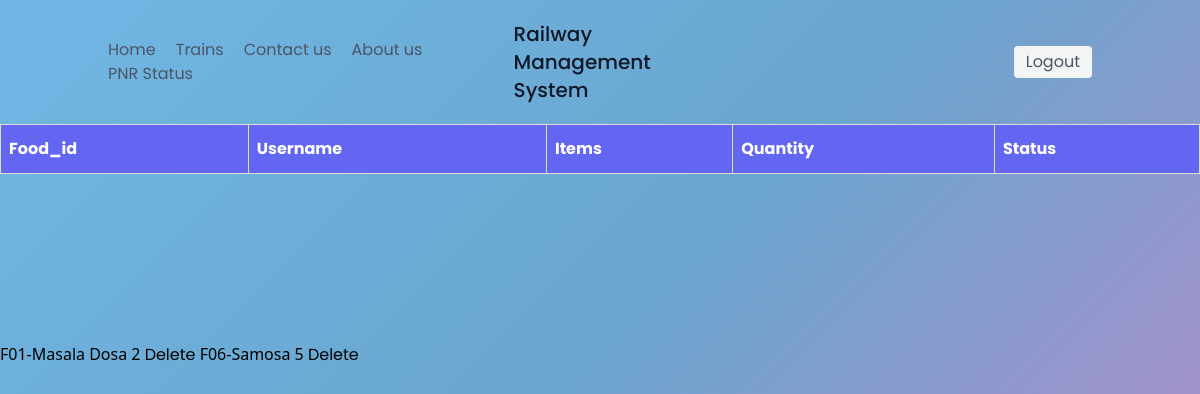
/fooddisplay.php, run on an earlier commit of the app's database.
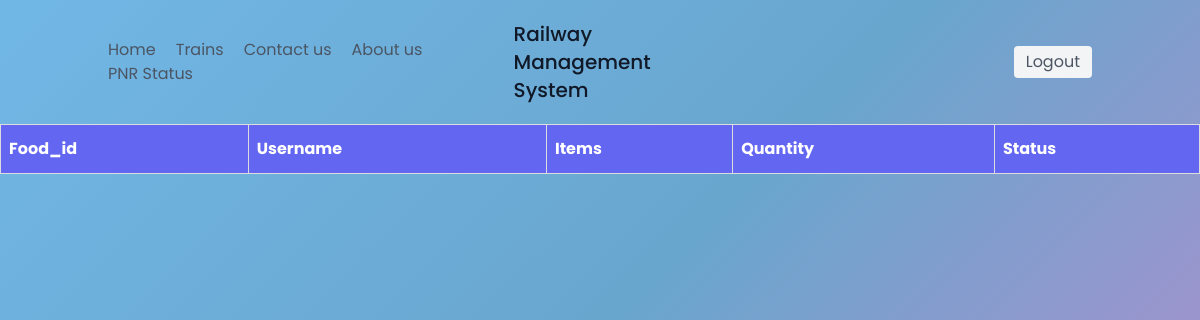
And on a later commit of the database.
### tables this page shows
CREATE TABLE `food` (
  `C_ID` varchar(11) NOT NULL,
  `ITEMS` varchar(20) NOT NULL,
  `QUANTITY` int(5) NOT NULL,
  `PRICE` int(5) NOT NULL,
  `F_ID` varchar(20) NOT NULL
);

### fooddisplay.php (the view, shortened to what this page needs)
<!DOCTYPE html>
<html lang="en">
<head>
    <link href="https://unpkg.com/tailwindcss@^2/dist/tailwind.min.css" rel="stylesheet">
    <link href="style.css" rel="stylesheet">
    <link href="404style.css" rel="stylesheet">
</head>
<body>
    <header class="text-gray-600 body-font">
      <div class="container mx-auto flex flex-wrap p-5 flex-col md:flex-row items-center">
        <nav class="flex lg:w-2/5 flex-wrap items-center text-base md:ml-auto">
          <a class="mr-5 hover:text-gray-900" href="home.html">Home</a>
          <a class="mr-5 hover:text-gray-900" href="https://www.railyatri.in/train-ticket?utm_source=ET277dweb&gclid=EAIaIQobChMI8ZHZt7yu9QIV1wkrCh2OFw96EAAYASAAEgLFRfD_BwE"> Trains </a>
          <a class="mr-5 hover:text-gray-900" href="contactus.html">Contact us</a>
          <a class="mr-5 hover:text-gray-900" href="aboutus.html" >About us</a>
          <a class="mr-5 hover:text-gray-900" href="pnrstart.html">PNR Status</a>
        </nav>
        <a class="flex order-first lg:order-none lg:w-1/5 title-font font-medium items-center text-gray-900 lg:items-center lg:justify-center mb-4 md:mb-0">
        <span class="ml-3 text-xl">Railway Management System</span>
        </a>
        <div class="lg:w-2/5 inline-flex lg:justify-end ml-5 lg:ml-0">
          <button class="inline-flex items-center bg-gray-100 border-0 py-1 px-3 focus:outline-none hover:bg-gray-200 rounded text-base mt-4 md:mt-0" ><a href="logout.php">Logout</a>
          </button>
        </div>
      </div>
    </header>
    <table id="DisplayTable">
        <tr>
          <th>Food_id</th>
          <th>Username</th>
          <th>Items</th>
          <th>Quantity</th>
          <th>Status</th>
        </tr>
      </table>
      <br><br><br><br><br><br><br>
      <?php
        include "config.php";
        $username = $_SESSION["username"];
        $sql= "Select * from `food` WHERE  `C_ID`='$username';";
        $result= mysqli_query($conn,$sql);
        if($result){
            while($row=mysqli_fetch_assoc($result))
            {
              $F_ID=$row['F_ID'];
              $username=$row['C_ID'];
              $ITEMS=$row['ITEMS'];
              $QUANTITY=$row['QUANTITY'];
              echo '<tr>
              <td>'.$F_ID.'</td>
              <td>'.$username.'</td>
              <td>'.$ITEMS.'</td>
              <td>'.$QUANTITY.'</td>
            <td>
                     <button ><a href="deletefood.php">Delete</a></button>
           </td>
          </tr>';
            }
          }
        ?>
      <br><br><br><br><br><br><br>
</body>
</html>

What changed in the data, as far as the page shows it:
removed food: ITEMS "F01-Masala Dosa", QUANTITY "2"
removed food: ITEMS "F06-Samosa", QUANTITY "5"
